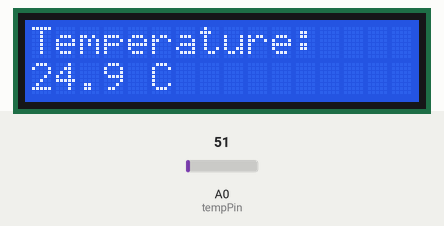
Recording of a sketch running on a simulated Arduino Uno, built with avr-gcc and run on an emulated ATmega328P. On the bench: 16×2 character LCD. The inputs (shaded band) are chosen by the test bench; at power-on: A0 (tempPin) = 51.

Above: at 1.2 s.
1.3 s: A0 (tempPin) set to 61
At 2.8 s:
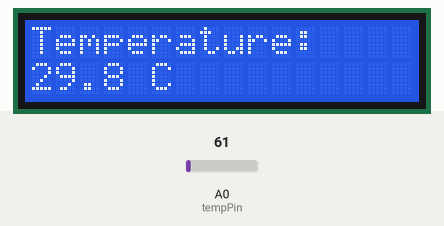
3.6 s: A0 (tempPin) set to 71
At 5.0 s:
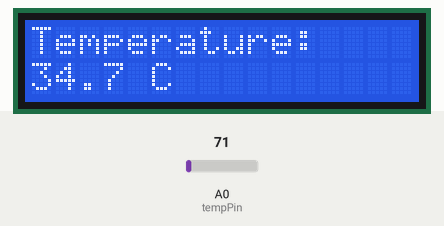
5.6 s: A0 (tempPin) set to 86
At 7.2 s:
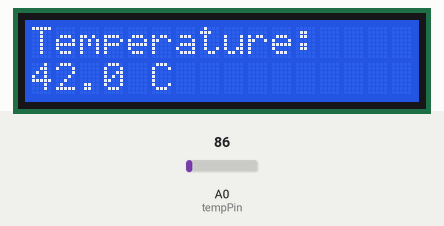
Timing chart, 0 to 8.7 s (numbered marks = the images above; inputs shaded):
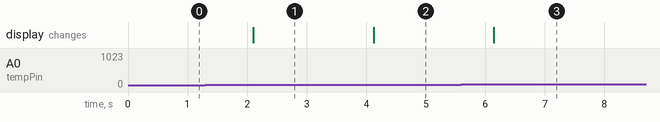

Measured:
- after the input at 1.3 s, the display: changes after 0.80 s (image 1)
- after the input at 3.6 s, the display: changes after 0.52 s (image 2)
- after the input at 5.6 s, the display: changes after 0.54 s (image 3)

The sketch:

code.ino
```cpp
#include <Wire.h>
#include <LiquidCrystal_I2C.h>

// I2C LCD Address (check that it is 0x20 in Tinkercad)
LiquidCrystal_I2C lcd(0x20, 16, 2);

int tempPin = A0;

void setup() {
  lcd.init();            // Initialize LCD
  lcd.backlight();       // Turn on backlight

  lcd.setCursor(0, 0);
  lcd.print("Temperature:");
}

void loop() {
  int sensorValue = analogRead(tempPin);

  // Convert analog reading to voltage
  float voltage = sensorValue * (5.0 / 1023.0);

  // Convert voltage to temperature in Celsius
  float temperatureC = voltage * 100.0;

  // Display temperature
  lcd.setCursor(0, 1);
  lcd.print(temperatureC, 1);   // Print with 1 decimal
  lcd.print(" C   ");           // Extra spaces clear old digits

  delay(1000);  // Update every 1 second
}
```
